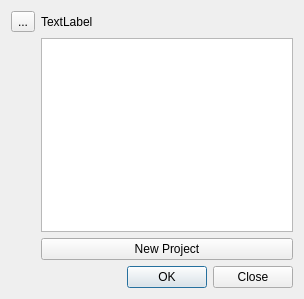
<?xml version="1.0" encoding="UTF-8"?>
<ui version="4.0">
 <class>StartPageWindow</class>
 <widget class="QDialog" name="StartPageWindow">
  <property name="geometry">
   <rect>
    <x>0</x>
    <y>0</y>
    <width>304</width>
    <height>299</height>
   </rect>
  </property>
  <property name="windowTitle">
   <string>StartPageWindow</string>
  </property>
  <layout class="QFormLayout" name="formLayout">
   <item row="1" column="0">
    <widget class="QToolButton" name="openToolButton">
     <property name="text">
      <string>...</string>
     </property>
    </widget>
   </item>
   <item row="6" column="1">
    <widget class="QDialogButtonBox" name="buttonBox">
     <property name="standardButtons">
      <set>QDialogButtonBox::Close|QDialogButtonBox::Ok</set>
     </property>
    </widget>
   </item>
   <item row="3" column="1">
    <widget class="QPushButton" name="newProjectButton">
     <property name="text">
      <string>New Project</string>
     </property>
    </widget>
   </item>
   <item row="1" column="1">
    <widget class="QLabel" name="projectPath">
     <property name="text">
      <string>TextLabel</string>
     </property>
    </widget>
   </item>
   <item row="2" column="1">
    <widget class="QListWidget" name="pathsList"/>
   </item>
  </layout>
 </widget>
 <layoutdefault spacing="6" margin="11"/>
 <resources/>
 <connections/>
</ui>
